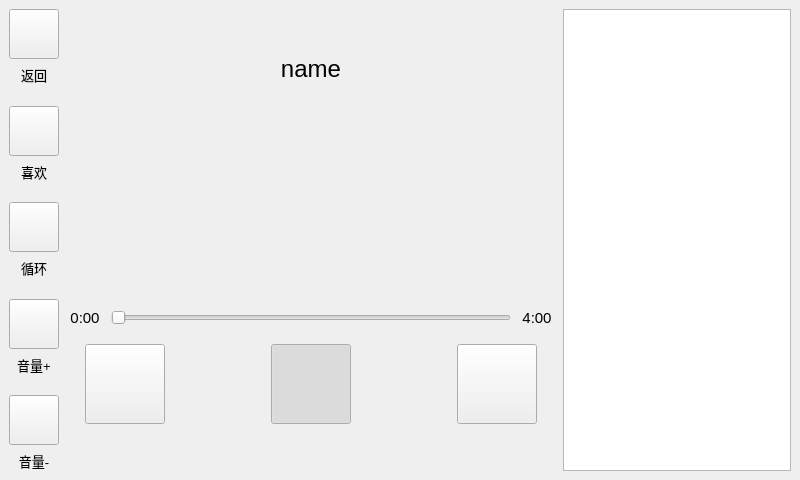
<?xml version="1.0" encoding="UTF-8"?>
<ui version="4.0">
 <class>MusicPlayer</class>
 <widget class="QMainWindow" name="MusicPlayer">
  <property name="geometry">
   <rect>
    <x>0</x>
    <y>0</y>
    <width>800</width>
    <height>480</height>
   </rect>
  </property>
  <property name="minimumSize">
   <size>
    <width>800</width>
    <height>480</height>
   </size>
  </property>
  <property name="maximumSize">
   <size>
    <width>800</width>
    <height>480</height>
   </size>
  </property>
  <property name="windowTitle">
   <string>MainWindow</string>
  </property>
  <widget class="QWidget" name="centralwidget">
   <layout class="QGridLayout" name="gridLayout">
    <item row="0" column="0">
     <layout class="QHBoxLayout" name="horizontalLayout_4">
      <item>
       <layout class="QVBoxLayout" name="verticalLayout_2">
        <item>
         <widget class="QPushButton" name="pBtn_Back">
          <property name="minimumSize">
           <size>
            <width>50</width>
            <height>50</height>
           </size>
          </property>
          <property name="styleSheet">
           <string notr="true">border-image: url(:/Music/Ui/暂停.png);</string>
          </property>
          <property name="text">
           <string/>
          </property>
         </widget>
        </item>
        <item>
         <widget class="QLabel" name="label_5">
          <property name="minimumSize">
           <size>
            <width>50</width>
            <height>20</height>
           </size>
          </property>
          <property name="font">
           <font>
            <pointsize>10</pointsize>
           </font>
          </property>
          <property name="text">
           <string>返回</string>
          </property>
          <property name="alignment">
           <set>Qt::AlignCenter</set>
          </property>
         </widget>
        </item>
        <item>
         <spacer name="verticalSpacer_4">
          <property name="orientation">
           <enum>Qt::Vertical</enum>
          </property>
          <property name="sizeHint" stdset="0">
           <size>
            <width>17</width>
            <height>13</height>
           </size>
          </property>
         </spacer>
        </item>
        <item>
         <widget class="QPushButton" name="pBtn_SetLove">
          <property name="minimumSize">
           <size>
            <width>50</width>
            <height>50</height>
           </size>
          </property>
          <property name="styleSheet">
           <string notr="true">
</string>
          </property>
          <property name="text">
           <string/>
          </property>
          <property name="checkable">
           <bool>true</bool>
          </property>
          <property name="checked">
           <bool>false</bool>
          </property>
          <property name="autoDefault">
           <bool>false</bool>
          </property>
         </widget>
        </item>
        <item>
         <widget class="QLabel" name="label_6">
          <property name="minimumSize">
           <size>
            <width>50</width>
            <height>20</height>
           </size>
          </property>
          <property name="font">
           <font>
            <pointsize>10</pointsize>
           </font>
          </property>
          <property name="text">
           <string>喜欢</string>
          </property>
          <property name="alignment">
           <set>Qt::AlignCenter</set>
          </property>
         </widget>
        </item>
        <item>
         <spacer name="verticalSpacer">
          <property name="orientation">
           <enum>Qt::Vertical</enum>
          </property>
          <property name="sizeHint" stdset="0">
           <size>
            <width>17</width>
            <height>13</height>
           </size>
          </property>
         </spacer>
        </item>
        <item>
         <widget class="QPushButton" name="pBtn_mod">
          <property name="minimumSize">
           <size>
            <width>50</width>
            <height>50</height>
           </size>
          </property>
          <property name="styleSheet">
           <string notr="true"/>
          </property>
          <property name="text">
           <string/>
          </property>
          <property name="checkable">
           <bool>true</bool>
          </property>
         </widget>
        </item>
        <item>
         <widget class="QLabel" name="label_7">
          <property name="minimumSize">
           <size>
            <width>50</width>
            <height>20</height>
           </size>
          </property>
          <property name="font">
           <font>
            <pointsize>10</pointsize>
           </font>
          </property>
          <property name="text">
           <string>循环</string>
          </property>
          <property name="alignment">
           <set>Qt::AlignCenter</set>
          </property>
         </widget>
        </item>
        <item>
         <spacer name="verticalSpacer_2">
          <property name="orientation">
           <enum>Qt::Vertical</enum>
          </property>
          <property name="sizeHint" stdset="0">
           <size>
            <width>17</width>
            <height>13</height>
           </size>
          </property>
         </spacer>
        </item>
        <item>
         <widget class="QPushButton" name="pBtn_Loud">
          <property name="minimumSize">
           <size>
            <width>50</width>
            <height>50</height>
           </size>
          </property>
          <property name="styleSheet">
           <string notr="true">border-image: url(:/Music/Ui/加.png);</string>
          </property>
          <property name="text">
           <string/>
          </property>
         </widget>
        </item>
        <item>
         <widget class="QLabel" name="label_8">
          <property name="minimumSize">
           <size>
            <width>50</width>
            <height>20</height>
           </size>
          </property>
          <property name="font">
           <font>
            <pointsize>10</pointsize>
           </font>
          </property>
          <property name="text">
           <string>音量+</string>
          </property>
          <property name="alignment">
           <set>Qt::AlignCenter</set>
          </property>
         </widget>
        </item>
        <item>
         <spacer name="verticalSpacer_3">
          <property name="orientation">
           <enum>Qt::Vertical</enum>
          </property>
          <property name="sizeHint" stdset="0">
           <size>
            <width>17</width>
            <height>13</height>
           </size>
          </property>
         </spacer>
        </item>
        <item>
         <widget class="QPushButton" name="pBtn_Low">
          <property name="minimumSize">
           <size>
            <width>50</width>
            <height>50</height>
           </size>
          </property>
          <property name="styleSheet">
           <string notr="true">border-image: url(:/Music/Ui/减.png);</string>
          </property>
          <property name="text">
           <string/>
          </property>
         </widget>
        </item>
        <item>
         <widget class="QLabel" name="label_9">
          <property name="minimumSize">
           <size>
            <width>50</width>
            <height>20</height>
           </size>
          </property>
          <property name="font">
           <font>
            <pointsize>10</pointsize>
           </font>
          </property>
          <property name="text">
           <string>音量-</string>
          </property>
          <property name="alignment">
           <set>Qt::AlignCenter</set>
          </property>
         </widget>
        </item>
       </layout>
      </item>
      <item>
       <layout class="QVBoxLayout" name="verticalLayout_4">
        <item>
         <layout class="QVBoxLayout" name="verticalLayout_3">
          <item>
           <spacer name="verticalSpacer_5">
            <property name="orientation">
             <enum>Qt::Vertical</enum>
            </property>
            <property name="sizeHint" stdset="0">
             <size>
              <width>20</width>
              <height>40</height>
             </size>
            </property>
           </spacer>
          </item>
          <item>
           <widget class="QLabel" name="name_label">
            <property name="minimumSize">
             <size>
              <width>200</width>
              <height>40</height>
             </size>
            </property>
            <property name="font">
             <font>
              <pointsize>18</pointsize>
             </font>
            </property>
            <property name="text">
             <string>name</string>
            </property>
            <property name="alignment">
             <set>Qt::AlignCenter</set>
            </property>
           </widget>
          </item>
          <item>
           <layout class="QHBoxLayout" name="horizontalLayout_3">
            <item>
             <spacer name="horizontalSpacer_3">
              <property name="orientation">
               <enum>Qt::Horizontal</enum>
              </property>
              <property name="sizeHint" stdset="0">
               <size>
                <width>40</width>
                <height>20</height>
               </size>
              </property>
             </spacer>
            </item>
            <item>
             <widget class="QLabel" name="Cover_label">
              <property name="minimumSize">
               <size>
                <width>150</width>
                <height>150</height>
               </size>
              </property>
              <property name="styleSheet">
               <string notr="true">border-image: url(:/Music/Ui/cd.png);</string>
              </property>
              <property name="text">
               <string/>
              </property>
              <property name="alignment">
               <set>Qt::AlignCenter</set>
              </property>
             </widget>
            </item>
            <item>
             <spacer name="horizontalSpacer_4">
              <property name="orientation">
               <enum>Qt::Horizontal</enum>
              </property>
              <property name="sizeHint" stdset="0">
               <size>
                <width>40</width>
                <height>20</height>
               </size>
              </property>
             </spacer>
            </item>
           </layout>
          </item>
         </layout>
        </item>
        <item>
         <spacer name="verticalSpacer_7">
          <property name="orientation">
           <enum>Qt::Vertical</enum>
          </property>
          <property name="sizeHint" stdset="0">
           <size>
            <width>20</width>
            <height>40</height>
           </size>
          </property>
         </spacer>
        </item>
        <item>
         <layout class="QVBoxLayout" name="verticalLayout">
          <item>
           <layout class="QHBoxLayout" name="horizontalLayout_2">
            <item>
             <widget class="QLabel" name="label_CurTime">
              <property name="minimumSize">
               <size>
                <width>40</width>
                <height>30</height>
               </size>
              </property>
              <property name="font">
               <font>
                <pointsize>11</pointsize>
               </font>
              </property>
              <property name="text">
               <string>0:00</string>
              </property>
              <property name="alignment">
               <set>Qt::AlignCenter</set>
              </property>
             </widget>
            </item>
            <item>
             <widget class="QSlider" name="horizontalSlider">
              <property name="minimumSize">
               <size>
                <width>400</width>
                <height>40</height>
               </size>
              </property>
              <property name="minimum">
               <number>0</number>
              </property>
              <property name="maximum">
               <number>100</number>
              </property>
              <property name="singleStep">
               <number>0</number>
              </property>
              <property name="pageStep">
               <number>10</number>
              </property>
              <property name="value">
               <number>0</number>
              </property>
              <property name="orientation">
               <enum>Qt::Horizontal</enum>
              </property>
             </widget>
            </item>
            <item>
             <widget class="QLabel" name="label_TotalTime">
              <property name="minimumSize">
               <size>
                <width>40</width>
                <height>30</height>
               </size>
              </property>
              <property name="font">
               <font>
                <pointsize>11</pointsize>
               </font>
              </property>
              <property name="text">
               <string>4:00</string>
              </property>
              <property name="alignment">
               <set>Qt::AlignCenter</set>
              </property>
             </widget>
            </item>
           </layout>
          </item>
          <item>
           <layout class="QHBoxLayout" name="horizontalLayout">
            <property name="leftMargin">
             <number>20</number>
            </property>
            <property name="rightMargin">
             <number>20</number>
            </property>
            <item>
             <widget class="QPushButton" name="pBtn_Pre">
              <property name="minimumSize">
               <size>
                <width>80</width>
                <height>80</height>
               </size>
              </property>
              <property name="styleSheet">
               <string notr="true">border-image: url(:/Music/Ui/上一曲.png);</string>
              </property>
              <property name="text">
               <string/>
              </property>
             </widget>
            </item>
            <item>
             <spacer name="horizontalSpacer">
              <property name="orientation">
               <enum>Qt::Horizontal</enum>
              </property>
              <property name="sizeHint" stdset="0">
               <size>
                <width>40</width>
                <height>20</height>
               </size>
              </property>
             </spacer>
            </item>
            <item>
             <widget class="QPushButton" name="pBtn_Pause">
              <property name="minimumSize">
               <size>
                <width>80</width>
                <height>80</height>
               </size>
              </property>
              <property name="styleSheet">
               <string notr="true"/>
              </property>
              <property name="text">
               <string/>
              </property>
              <property name="checkable">
               <bool>true</bool>
              </property>
              <property name="checked">
               <bool>true</bool>
              </property>
             </widget>
            </item>
            <item>
             <spacer name="horizontalSpacer_2">
              <property name="orientation">
               <enum>Qt::Horizontal</enum>
              </property>
              <property name="sizeHint" stdset="0">
               <size>
                <width>40</width>
                <height>20</height>
               </size>
              </property>
             </spacer>
            </item>
            <item>
             <widget class="QPushButton" name="pBtn_Next">
              <property name="minimumSize">
               <size>
                <width>80</width>
                <height>80</height>
               </size>
              </property>
              <property name="styleSheet">
               <string notr="true">border-image: url(:/Music/Ui/下一曲.png);</string>
              </property>
              <property name="text">
               <string/>
              </property>
             </widget>
            </item>
           </layout>
          </item>
         </layout>
        </item>
        <item>
         <spacer name="verticalSpacer_6">
          <property name="orientation">
           <enum>Qt::Vertical</enum>
          </property>
          <property name="sizeHint" stdset="0">
           <size>
            <width>20</width>
            <height>40</height>
           </size>
          </property>
         </spacer>
        </item>
       </layout>
      </item>
      <item>
       <widget class="QListWidget" name="listWidget"/>
      </item>
     </layout>
    </item>
   </layout>
  </widget>
 </widget>
 <resources/>
 <connections/>
</ui>
